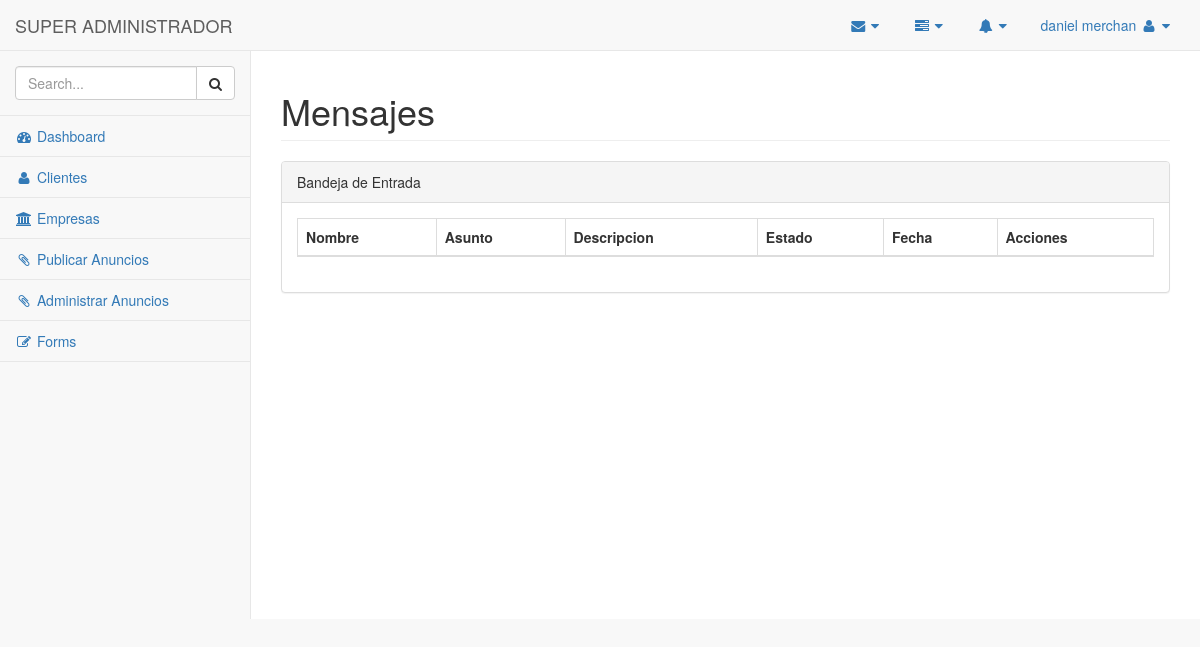
Before: /admin/message.php (signed in) with the older database file.
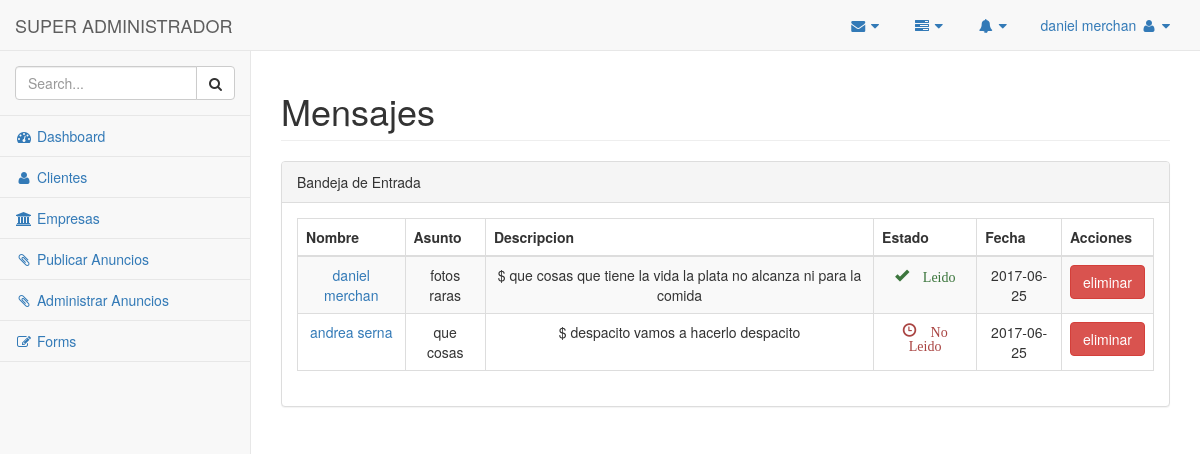
After: the same page with the newer database file.
### tables this page shows
CREATE TABLE `message` (
  `message_id` int(11) NOT NULL,
  `message_nombre` varchar(100) NOT NULL,
  `message_correo` varchar(70) NOT NULL,
  `message_asunto` varchar(50) NOT NULL,
  `message_descripcion` varchar(500) NOT NULL,
  `message_date` date NOT NULL,
  `message_status` set('noleido','leido') NOT NULL DEFAULT 'noleido',
  `message_ip` varchar(20) NOT NULL
);

### admin/message.php (the view, shortened to what this page needs)
<?php
if(!isset($_SESSION["session_username"])) {
    header("location:../");
} else {
?>
<!DOCTYPE html>
<html lang="en">
<head>
    <link href="./vendor/bootstrap/css/bootstrap.min.css" rel="stylesheet">
    <link href="./vendor/metisMenu/metisMenu.min.css" rel="stylesheet">
    <link href="./vendor/datatables-plugins/dataTables.bootstrap.css" rel="stylesheet">
    <link href="./vendor/datatables-responsive/dataTables.responsive.css" rel="stylesheet">
    <link href="./dist/css/sb-admin-2.css" rel="stylesheet">
    <link href="./vendor/font-awesome/css/font-awesome.min.css" rel="stylesheet" type="text/css">
</head>
<body>
    <div id="wrapper">
        <nav class="navbar navbar-default navbar-static-top" role="navigation" style="margin-bottom: 0">
            <div class="navbar-header">
                <a class="navbar-brand" href="index.html">
                <?php if ($_SESSION['user_suadmin'] == "ROLE_SUADMIN"){
                    echo "SUPER ADMINISTRADOR";
                };?>
                </a>
            </div>
            <ul class="nav navbar-top-links navbar-right">
                <li class="dropdown">
                    <a class="dropdown-toggle" data-toggle="dropdown" href="#">
                        <i class="fa fa-envelope fa-fw"></i> <i class="fa fa-caret-down"></i>
                    </a>
                </li>
                <li class="dropdown">
                    <a class="dropdown-toggle" data-toggle="dropdown" href="#">
                        <i class="fa fa-tasks fa-fw"></i> <i class="fa fa-caret-down"></i>
                    </a>
                </li>
                <li class="dropdown">
                    <a class="dropdown-toggle" data-toggle="dropdown" href="#">
                        <i class="fa fa-bell fa-fw"></i> <i class="fa fa-caret-down"></i>
                    </a>
                </li>
                <li class="dropdown">
                    <a class="dropdown-toggle" data-toggle="dropdown" href="#">
                        <?php echo $_SESSION['session_username'];?> <i class="fa fa-user fa-fw"></i> <i class="fa fa-caret-down"></i>
                    </a>
                </li>
            </ul>
            <div class="navbar-default sidebar" role="navigation">
                <div class="sidebar-nav navbar-collapse">
                    <ul class="nav" id="side-menu">
                        <li class="sidebar-search">
                            <div class="input-group custom-search-form">
                                <input type="text" class="form-control" placeholder="Search...">
                                <span class="input-group-btn">
                                <button class="btn btn-default" type="button">
                                    <i class="fa fa-search"></i>
                                </button>
                            </span>
                            </div>
                        </li>
                        <li>
                            <a href="./"><i class="fa fa-dashboard fa-fw"></i> Dashboard</a>
                        </li>
                        <li>
                            <a href="clientes.php"><i class="fa fa-user fa-fw"></i> Clientes</a>
                        </li>
                        <li>
                            <a href="empresa.php"><i class="fa fa-university fa-fw"></i> Empresas</a>
                        </li>
                        <li>
                            <a href="banner.php"><i class="fa fa-paperclip fa-fw"></i> Publicar Anuncios</a>
                        </li>
                        <li>
                            <a href="adminbanner.php"><i class="fa fa-paperclip fa-fw"></i> Administrar Anuncios</a>
                        </li>
                        <li>
                            <a href="forms.php"><i class="fa fa-edit fa-fw"></i> Forms</a>
                        </li>
                    </ul>
                </div>
            </div>
        </nav>
        <div id="page-wrapper">
            <div class="row">
                <div class="col-lg-12">
                    <h1 class="page-header">Mensajes</h1>
                </div>
            </div>
            <div class="row">
                <div class="col-lg-12">
                    <div class="panel panel-default">
                        <div class="panel-heading">
                            Bandeja de Entrada
                        </div>
                        <div class="panel-body">
                            <table width="100%" class="table table-striped table-bordered table-hover" id="dataTables-example">
                                <thead>
                                    <tr>
                                        <th>Nombre</th>
                                        <th>Asunto</th>
                                        <th>Descripcion</th>
                                        <th>Estado</th>
                                        <th>Fecha</th>
                                        <th>Acciones</th>
                                    </tr>
                                </thead>
                                <tbody>
                           <?php
                            require '../logica/database.php';
                            $message = "SELECT * FROM `message` ";
                            $re=mysqli_query($conexion,$message) or die (mysql_error());
                            while ($row=mysqli_fetch_array($re,MYSQLI_ASSOC)){ ?>
                                    <tr class="odd gradeX">
                                        <td> <center> <a href="viewbanner.php?view=<?php echo $row['message_id'];?>"> <?php echo $row['message_nombre'];?> </a> </center> </td>
                                        <td> <center> <?php echo $row['message_asunto'];?> </center> </td>
                                        <td> <center> $ <?php echo $row['message_descripcion'];?> </center> </td>
                                        <td class="center"> <center>
                                            <?php if ($row['message_status'] == "leido"){
                                                 echo '<span class="glyphicon glyphicon-ok text-success"> Leido</span>';
                                                } elseif ($row['message_status'] == "noleido"){
                                                 echo '<span class="glyphicon glyphicon-time text-danger"> No Leido</span>';
                                            };?> </center> </td>
                                        <td class="center"> <center> <?php echo $row['message_date'];?> </center> </td>
                                        <td class="center"> <center>
                                                <a href="../logica/deleteBanner.php?delete=<?php echo $row['message_id'];?>" class="btn btn-danger btn-block"> eliminar </a>
                                         </center> </td>
                                    </tr>
                            <?php } ?>
                                </tbody>
                            </table>
                        </div>
                    </div>
                </div>
            </div>
        </div>
    </div>
</body>
</html>
<?php
}
?>

Changed rows visible on the page:
added message: message_nombre "daniel merchan", message_asunto "fotos raras", message_descripcion "que cosas que tiene la vida la plata no alcanza ni para la comida", message_status "Leido", message_date "2017-06-25"
added message: message_nombre "andrea serna", message_asunto "que cosas", message_descripcion "despacito vamos a hacerlo despacito", message_status "No Leido", message_date "2017-06-25"
